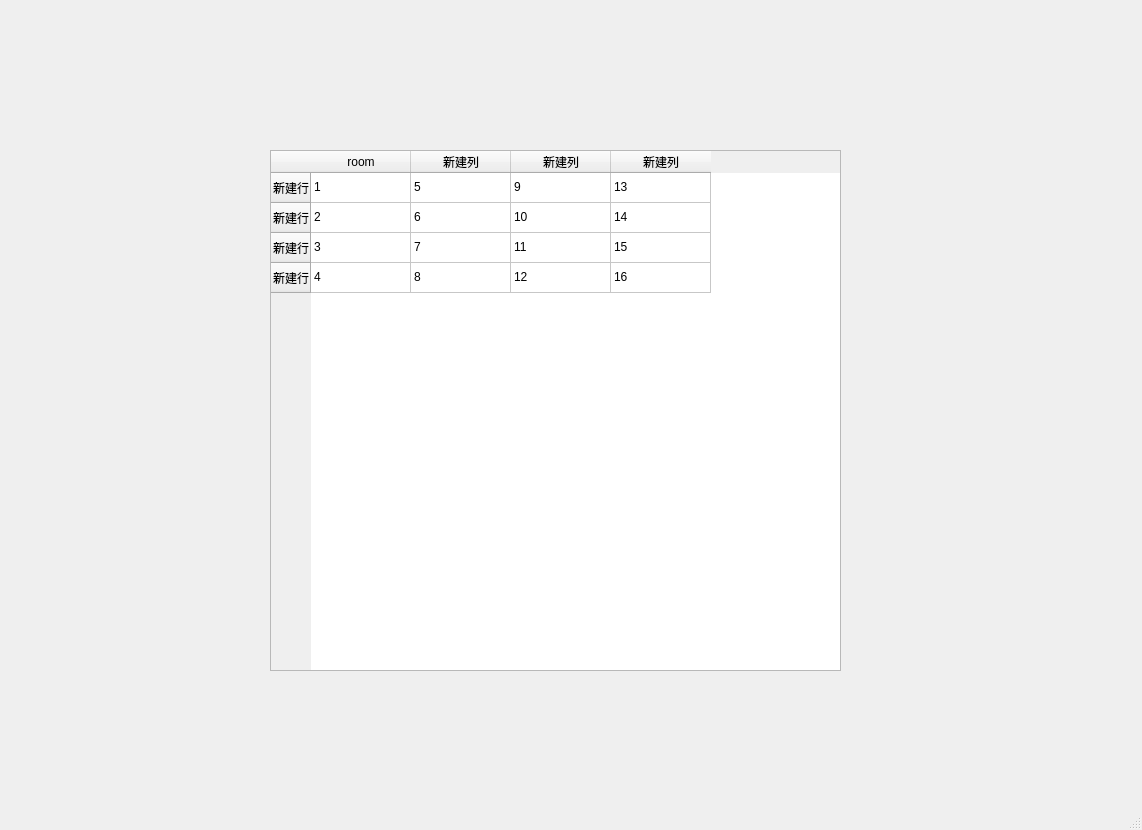
<?xml version="1.0" encoding="UTF-8"?>
<ui version="4.0">
 <class>MainWindow</class>
 <widget class="QMainWindow" name="MainWindow">
  <property name="geometry">
   <rect>
    <x>0</x>
    <y>0</y>
    <width>1142</width>
    <height>830</height>
   </rect>
  </property>
  <property name="windowTitle">
   <string>MainWindow</string>
  </property>
  <widget class="QWidget" name="centralwidget">
   <widget class="QTableWidget" name="tableWidget">
    <property name="geometry">
     <rect>
      <x>270</x>
      <y>150</y>
      <width>571</width>
      <height>521</height>
     </rect>
    </property>
    <property name="styleSheet">
     <string notr="true">QWidget {
color:rgb(0, 0, 0)
}</string>
    </property>
    <row>
     <property name="text">
      <string>新建行</string>
     </property>
    </row>
    <row>
     <property name="text">
      <string>新建行</string>
     </property>
    </row>
    <row>
     <property name="text">
      <string>新建行</string>
     </property>
    </row>
    <row>
     <property name="text">
      <string>新建行</string>
     </property>
    </row>
    <column>
     <property name="text">
      <string>room</string>
     </property>
    </column>
    <column>
     <property name="text">
      <string>新建列</string>
     </property>
    </column>
    <column>
     <property name="text">
      <string>新建列</string>
     </property>
    </column>
    <column>
     <property name="text">
      <string>新建列</string>
     </property>
    </column>
    <item row="0" column="0">
     <property name="text">
      <string>1</string>
     </property>
    </item>
    <item row="0" column="1">
     <property name="text">
      <string>5</string>
     </property>
    </item>
    <item row="0" column="2">
     <property name="text">
      <string>9</string>
     </property>
    </item>
    <item row="0" column="3">
     <property name="text">
      <string>13</string>
     </property>
    </item>
    <item row="1" column="0">
     <property name="text">
      <string>2</string>
     </property>
    </item>
    <item row="1" column="1">
     <property name="text">
      <string>6</string>
     </property>
    </item>
    <item row="1" column="2">
     <property name="text">
      <string>10</string>
     </property>
    </item>
    <item row="1" column="3">
     <property name="text">
      <string>14</string>
     </property>
    </item>
    <item row="2" column="0">
     <property name="text">
      <string>3</string>
     </property>
    </item>
    <item row="2" column="1">
     <property name="text">
      <string>7</string>
     </property>
    </item>
    <item row="2" column="2">
     <property name="text">
      <string>11</string>
     </property>
    </item>
    <item row="2" column="3">
     <property name="text">
      <string>15</string>
     </property>
    </item>
    <item row="3" column="0">
     <property name="text">
      <string>4</string>
     </property>
    </item>
    <item row="3" column="1">
     <property name="text">
      <string>8</string>
     </property>
    </item>
    <item row="3" column="2">
     <property name="text">
      <string>12</string>
     </property>
    </item>
    <item row="3" column="3">
     <property name="text">
      <string>16</string>
     </property>
    </item>
   </widget>
  </widget>
  <widget class="QMenuBar" name="menubar">
   <property name="geometry">
    <rect>
     <x>0</x>
     <y>0</y>
     <width>1142</width>
     <height>26</height>
    </rect>
   </property>
  </widget>
  <widget class="QStatusBar" name="statusbar"/>
 </widget>
 <resources/>
 <connections/>
</ui>
